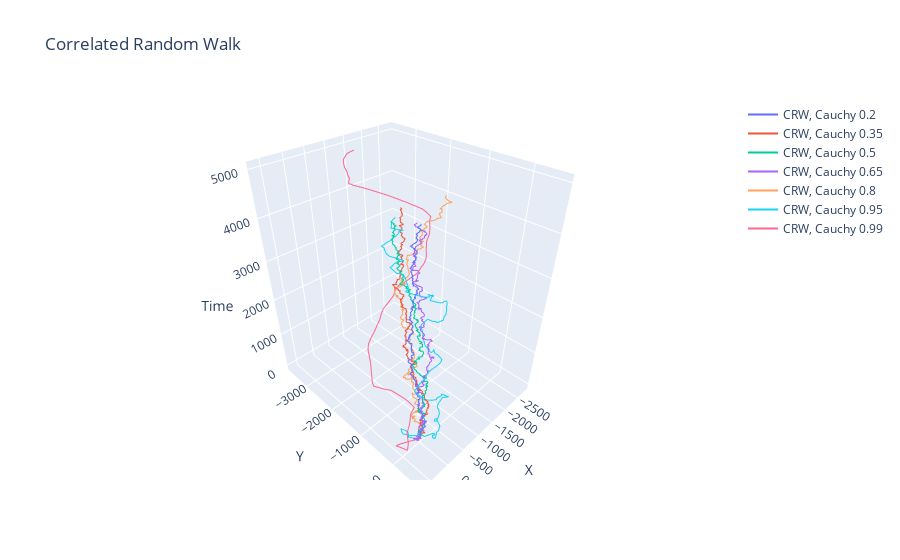

Notebook code for this chart:
### Markdown cell above
**Activity 5:** Correlated Random Walk - Vec2d - N Trajectories (**5 pts**)
- Generate as many **CRW** trajectories as specified on a control variable **n_traj**.
- Each of the trajectories should be generated using a unique Cauchy coefficient.
- Implement usign **Vec2d** class.
- Visualize trajectories using **plotly** - 3D projection

### Code cell
# Coefficients for the Cauchy distribution
cauchy_coefficients = [0.2, 0.35, 0.5, 0.65, 0.8, 0.95, 0.99]

# The Cauchy distribution is used to generate rotation angles for the correlated random walk.
# The coefficients control the "heaviness" of the tails of the distribution, which affects the likelihood of large rotations.
# Coefficients from 0.2 to 0.99 were defined to visualize the variation of the rotations that may have occurred.

n_traj = len(cauchy_coefficients)  # Number of trajectories
num_steps = 1000  # Number of steps in each trajectory
speed = 10  # Constant speed of the walker

time_per_step = 0.5  # Time elapsed per step

# Initialize trajectories array with zeros
# The array has dimensions (n_traj, num_steps, 3), where:
# - n_traj: Number of trajectories
# - num_steps: Number of steps in each trajectory
# - 3: Represents the (x, y, time) coordinates for each step
trajectories = np.zeros((n_traj, num_steps, 3))

# Loop over each Cauchy coefficient to generate a unique trajectory
for iter, coefficient in enumerate(cauchy_coefficients):
    # Initialize velocity vector for each trajectory
    velocity = Vec2d(speed, 0)

    # Loop over each step in the trajectory
    for j in range(1, num_steps):
        # Generate a rotation angle from the wrapped Cauchy distribution
        # The coefficient determines the spread of the angles
        angle = wrapcauchy.rvs(coefficient)

        # Rotate the velocity vector by the generated angle
        velocity = velocity.rotated(angle)

        # The new position is the previous position plus the displacement caused by the velocity
        trajectories[iter, j] = (trajectories[iter, j - 1] + np.array([
                                                                velocity.x, 
                                                                velocity.y, 
                                                                velocity.get_length() * time_per_step
                                                            ]))

# Plot trajectories in 3D using Plotly
fig = go.Figure()

# Loop over each trajectory and add it to the 3D plot
for iter, coefficient in enumerate(cauchy_coefficients):
    fig.add_trace(go.Scatter3d(
        x=trajectories[iter, :, 0],  
        y=trajectories[iter, :, 1],  
        z=trajectories[iter, :, 2],  
        mode='lines',  
        name=f'CRW, Cauchy {coefficient}'  
    ))

# Update the layout of the plot
fig.update_layout(
    title='Correlated Random Walk',  
    scene=dict(
        xaxis_title='X',  
        yaxis_title='Y', 
        zaxis_title='Time' 
    )
)

# Display the plot
fig.show()

### Figure 1 — Plotly figure (JSON) as saved in the notebook; plotly's stock layout.template omitted (floating-point values rounded to 4 significant figures; data arrays with more than 128 entries replaced by an {"elided": "..."} marker saying what was removed)
{"data": [{"mode": "lines", "name": "CRW, Cauchy 0.2", "type": "scatter3d", "x": {"elided": "1000 float values"}, "y": {"elided": "1000 float values"}, "z": {"elided": "1000 float values"}}, {"mode": "lines", "name": "CRW, Cauchy 0.35", "type": "scatter3d", "x": {"elided": "1000 float values"}, "y": {"elided": "1000 float values"}, "z": {"elided": "1000 float values"}}, {"mode": "lines", "name": "CRW, Cauchy 0.5", "type": "scatter3d", "x": {"elided": "1000 float values"}, "y": {"elided": "1000 float values"}, "z": {"elided": "1000 float values"}}, {"mode": "lines", "name": "CRW, Cauchy 0.65", "type": "scatter3d", "x": {"elided": "1000 float values"}, "y": {"elided": "1000 float values"}, "z": {"elided": "1000 float values"}}, {"mode": "lines", "name": "CRW, Cauchy 0.8", "type": "scatter3d", "x": {"elided": "1000 float values"}, "y": {"elided": "1000 float values"}, "z": {"elided": "1000 float values"}}, {"mode": "lines", "name": "CRW, Cauchy 0.95", "type": "scatter3d", "x": {"elided": "1000 float values"}, "y": {"elided": "1000 float values"}, "z": {"elided": "1000 float values"}}, {"mode": "lines", "name": "CRW, Cauchy 0.99", "type": "scatter3d", "x": {"elided": "1000 float values"}, "y": {"elided": "1000 float values"}, "z": {"elided": "1000 float values"}}], "layout": {"scene": {"xaxis": {"title": {"text": "X"}}, "yaxis": {"title": {"text": "Y"}}, "zaxis": {"title": {"text": "Time"}}}, "title": {"text": "Correlated Random Walk"}}}
